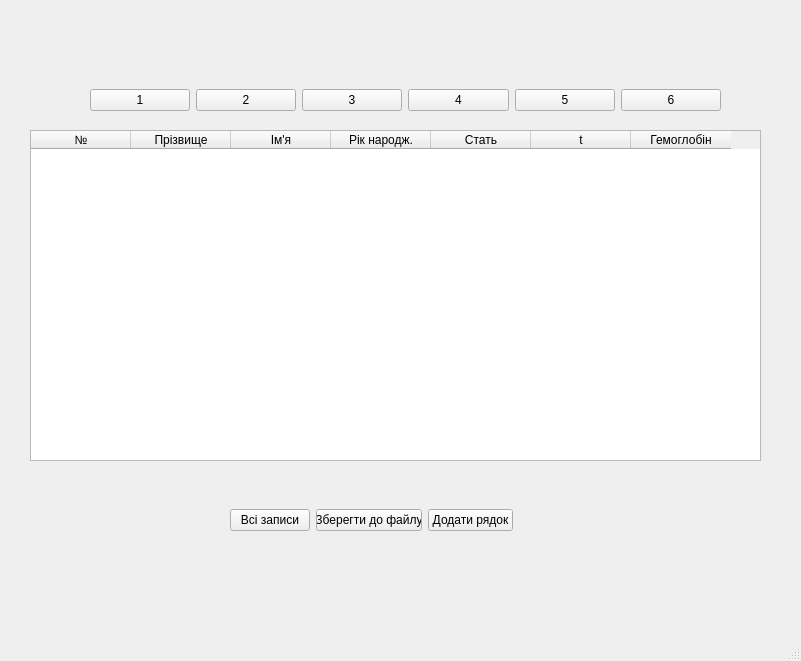
<?xml version="1.0" encoding="UTF-8"?>
<ui version="4.0">
 <class>MainWindow</class>
 <widget class="QMainWindow" name="MainWindow">
  <property name="geometry">
   <rect>
    <x>0</x>
    <y>0</y>
    <width>801</width>
    <height>661</height>
   </rect>
  </property>
  <property name="sizePolicy">
   <sizepolicy hsizetype="Preferred" vsizetype="Preferred">
    <horstretch>100</horstretch>
    <verstretch>0</verstretch>
   </sizepolicy>
  </property>
  <property name="windowTitle">
   <string>MainWindow</string>
  </property>
  <widget class="QWidget" name="centralwidget">
   <widget class="QTableWidget" name="tableWidget">
    <property name="enabled">
     <bool>true</bool>
    </property>
    <property name="geometry">
     <rect>
      <x>30</x>
      <y>130</y>
      <width>731</width>
      <height>331</height>
     </rect>
    </property>
    <property name="autoFillBackground">
     <bool>false</bool>
    </property>
    <property name="horizontalScrollBarPolicy">
     <enum>Qt::ScrollBarAlwaysOff</enum>
    </property>
    <property name="autoScroll">
     <bool>true</bool>
    </property>
    <property name="editTriggers">
     <set>QAbstractItemView::DoubleClicked|QAbstractItemView::EditKeyPressed</set>
    </property>
    <property name="tabKeyNavigation">
     <bool>true</bool>
    </property>
    <property name="showDropIndicator" stdset="0">
     <bool>true</bool>
    </property>
    <property name="selectionMode">
     <enum>QAbstractItemView::SingleSelection</enum>
    </property>
    <property name="showGrid">
     <bool>true</bool>
    </property>
    <property name="rowCount">
     <number>0</number>
    </property>
    <attribute name="horizontalHeaderVisible">
     <bool>true</bool>
    </attribute>
    <attribute name="verticalHeaderVisible">
     <bool>true</bool>
    </attribute>
    <column>
     <property name="text">
      <string>№</string>
     </property>
    </column>
    <column>
     <property name="text">
      <string>Прізвище</string>
     </property>
    </column>
    <column>
     <property name="text">
      <string>Ім'я</string>
     </property>
    </column>
    <column>
     <property name="text">
      <string>Рік народж.</string>
     </property>
    </column>
    <column>
     <property name="text">
      <string>Стать</string>
     </property>
    </column>
    <column>
     <property name="text">
      <string>t</string>
     </property>
    </column>
    <column>
     <property name="text">
      <string>Гемоглобін</string>
     </property>
    </column>
   </widget>
   <widget class="QLabel" name="label">
    <property name="geometry">
     <rect>
      <x>200</x>
      <y>40</y>
      <width>91</width>
      <height>16</height>
     </rect>
    </property>
    <property name="sizePolicy">
     <sizepolicy hsizetype="Preferred" vsizetype="Preferred">
      <horstretch>0</horstretch>
      <verstretch>0</verstretch>
     </sizepolicy>
    </property>
    <property name="palette">
     <palette>
      <active>
       <colorrole role="Button">
        <brush brushstyle="SolidPattern">
         <color alpha="255">
          <red>255</red>
          <green>255</green>
          <blue>255</blue>
         </color>
        </brush>
       </colorrole>
       <colorrole role="Midlight">
        <brush brushstyle="SolidPattern">
         <color alpha="255">
          <red>255</red>
          <green>255</green>
          <blue>255</blue>
         </color>
        </brush>
       </colorrole>
       <colorrole role="Dark">
        <brush brushstyle="SolidPattern">
         <color alpha="255">
          <red>127</red>
          <green>127</green>
          <blue>127</blue>
         </color>
        </brush>
       </colorrole>
       <colorrole role="Mid">
        <brush brushstyle="SolidPattern">
         <color alpha="255">
          <red>170</red>
          <green>170</green>
          <blue>170</blue>
         </color>
        </brush>
       </colorrole>
       <colorrole role="Window">
        <brush brushstyle="SolidPattern">
         <color alpha="255">
          <red>255</red>
          <green>255</green>
          <blue>255</blue>
         </color>
        </brush>
       </colorrole>
       <colorrole role="Shadow">
        <brush brushstyle="SolidPattern">
         <color alpha="255">
          <red>0</red>
          <green>0</green>
          <blue>0</blue>
         </color>
        </brush>
       </colorrole>
       <colorrole role="AlternateBase">
        <brush brushstyle="SolidPattern">
         <color alpha="255">
          <red>255</red>
          <green>255</green>
          <blue>255</blue>
         </color>
        </brush>
       </colorrole>
      </active>
      <inactive>
       <colorrole role="Button">
        <brush brushstyle="SolidPattern">
         <color alpha="255">
          <red>240</red>
          <green>240</green>
          <blue>240</blue>
         </color>
        </brush>
       </colorrole>
       <colorrole role="Midlight">
        <brush brushstyle="SolidPattern">
         <color alpha="255">
          <red>227</red>
          <green>227</green>
          <blue>227</blue>
         </color>
        </brush>
       </colorrole>
       <colorrole role="Dark">
        <brush brushstyle="SolidPattern">
         <color alpha="255">
          <red>160</red>
          <green>160</green>
          <blue>160</blue>
         </color>
        </brush>
       </colorrole>
       <colorrole role="Mid">
        <brush brushstyle="SolidPattern">
         <color alpha="255">
          <red>160</red>
          <green>160</green>
          <blue>160</blue>
         </color>
        </brush>
       </colorrole>
       <colorrole role="Window">
        <brush brushstyle="SolidPattern">
         <color alpha="255">
          <red>240</red>
          <green>240</green>
          <blue>240</blue>
         </color>
        </brush>
       </colorrole>
       <colorrole role="Shadow">
        <brush brushstyle="SolidPattern">
         <color alpha="255">
          <red>105</red>
          <green>105</green>
          <blue>105</blue>
         </color>
        </brush>
       </colorrole>
       <colorrole role="AlternateBase">
        <brush brushstyle="SolidPattern">
         <color alpha="255">
          <red>245</red>
          <green>245</green>
          <blue>245</blue>
         </color>
        </brush>
       </colorrole>
      </inactive>
      <disabled>
       <colorrole role="Button">
        <brush brushstyle="SolidPattern">
         <color alpha="255">
          <red>255</red>
          <green>255</green>
          <blue>255</blue>
         </color>
        </brush>
       </colorrole>
       <colorrole role="Midlight">
        <brush brushstyle="SolidPattern">
         <color alpha="255">
          <red>255</red>
          <green>255</green>
          <blue>255</blue>
         </color>
        </brush>
       </colorrole>
       <colorrole role="Dark">
        <brush brushstyle="SolidPattern">
         <color alpha="255">
          <red>127</red>
          <green>127</green>
          <blue>127</blue>
         </color>
        </brush>
       </colorrole>
       <colorrole role="Mid">
        <brush brushstyle="SolidPattern">
         <color alpha="255">
          <red>170</red>
          <green>170</green>
          <blue>170</blue>
         </color>
        </brush>
       </colorrole>
       <colorrole role="Window">
        <brush brushstyle="SolidPattern">
         <color alpha="255">
          <red>255</red>
          <green>255</green>
          <blue>255</blue>
         </color>
        </brush>
       </colorrole>
       <colorrole role="Shadow">
        <brush brushstyle="SolidPattern">
         <color alpha="255">
          <red>0</red>
          <green>0</green>
          <blue>0</blue>
         </color>
        </brush>
       </colorrole>
       <colorrole role="AlternateBase">
        <brush brushstyle="SolidPattern">
         <color alpha="255">
          <red>245</red>
          <green>245</green>
          <blue>245</blue>
         </color>
        </brush>
       </colorrole>
      </disabled>
     </palette>
    </property>
    <property name="text">
     <string/>
    </property>
   </widget>
   <widget class="QLabel" name="label_2">
    <property name="geometry">
     <rect>
      <x>300</x>
      <y>40</y>
      <width>281</width>
      <height>16</height>
     </rect>
    </property>
    <property name="sizePolicy">
     <sizepolicy hsizetype="Preferred" vsizetype="Preferred">
      <horstretch>0</horstretch>
      <verstretch>0</verstretch>
     </sizepolicy>
    </property>
    <property name="palette">
     <palette>
      <active>
       <colorrole role="Button">
        <brush brushstyle="SolidPattern">
         <color alpha="255">
          <red>255</red>
          <green>255</green>
          <blue>255</blue>
         </color>
        </brush>
       </colorrole>
       <colorrole role="Midlight">
        <brush brushstyle="SolidPattern">
         <color alpha="255">
          <red>255</red>
          <green>255</green>
          <blue>255</blue>
         </color>
        </brush>
       </colorrole>
       <colorrole role="Dark">
        <brush brushstyle="SolidPattern">
         <color alpha="255">
          <red>127</red>
          <green>127</green>
          <blue>127</blue>
         </color>
        </brush>
       </colorrole>
       <colorrole role="Mid">
        <brush brushstyle="SolidPattern">
         <color alpha="255">
          <red>170</red>
          <green>170</green>
          <blue>170</blue>
         </color>
        </brush>
       </colorrole>
       <colorrole role="Window">
        <brush brushstyle="SolidPattern">
         <color alpha="255">
          <red>255</red>
          <green>255</green>
          <blue>255</blue>
         </color>
        </brush>
       </colorrole>
       <colorrole role="Shadow">
        <brush brushstyle="SolidPattern">
         <color alpha="255">
          <red>0</red>
          <green>0</green>
          <blue>0</blue>
         </color>
        </brush>
       </colorrole>
       <colorrole role="AlternateBase">
        <brush brushstyle="SolidPattern">
         <color alpha="255">
          <red>255</red>
          <green>255</green>
          <blue>255</blue>
         </color>
        </brush>
       </colorrole>
      </active>
      <inactive>
       <colorrole role="Button">
        <brush brushstyle="SolidPattern">
         <color alpha="255">
          <red>240</red>
          <green>240</green>
          <blue>240</blue>
         </color>
        </brush>
       </colorrole>
       <colorrole role="Midlight">
        <brush brushstyle="SolidPattern">
         <color alpha="255">
          <red>227</red>
          <green>227</green>
          <blue>227</blue>
         </color>
        </brush>
       </colorrole>
       <colorrole role="Dark">
        <brush brushstyle="SolidPattern">
         <color alpha="255">
          <red>160</red>
          <green>160</green>
          <blue>160</blue>
         </color>
        </brush>
       </colorrole>
       <colorrole role="Mid">
        <brush brushstyle="SolidPattern">
         <color alpha="255">
          <red>160</red>
          <green>160</green>
          <blue>160</blue>
         </color>
        </brush>
       </colorrole>
       <colorrole role="Window">
        <brush brushstyle="SolidPattern">
         <color alpha="255">
          <red>240</red>
          <green>240</green>
          <blue>240</blue>
         </color>
        </brush>
       </colorrole>
       <colorrole role="Shadow">
        <brush brushstyle="SolidPattern">
         <color alpha="255">
          <red>105</red>
          <green>105</green>
          <blue>105</blue>
         </color>
        </brush>
       </colorrole>
       <colorrole role="AlternateBase">
        <brush brushstyle="SolidPattern">
         <color alpha="255">
          <red>245</red>
          <green>245</green>
          <blue>245</blue>
         </color>
        </brush>
       </colorrole>
      </inactive>
      <disabled>
       <colorrole role="Button">
        <brush brushstyle="SolidPattern">
         <color alpha="255">
          <red>255</red>
          <green>255</green>
          <blue>255</blue>
         </color>
        </brush>
       </colorrole>
       <colorrole role="Midlight">
        <brush brushstyle="SolidPattern">
         <color alpha="255">
          <red>255</red>
          <green>255</green>
          <blue>255</blue>
         </color>
        </brush>
       </colorrole>
       <colorrole role="Dark">
        <brush brushstyle="SolidPattern">
         <color alpha="255">
          <red>127</red>
          <green>127</green>
          <blue>127</blue>
         </color>
        </brush>
       </colorrole>
       <colorrole role="Mid">
        <brush brushstyle="SolidPattern">
         <color alpha="255">
          <red>170</red>
          <green>170</green>
          <blue>170</blue>
         </color>
        </brush>
       </colorrole>
       <colorrole role="Window">
        <brush brushstyle="SolidPattern">
         <color alpha="255">
          <red>255</red>
          <green>255</green>
          <blue>255</blue>
         </color>
        </brush>
       </colorrole>
       <colorrole role="Shadow">
        <brush brushstyle="SolidPattern">
         <color alpha="255">
          <red>0</red>
          <green>0</green>
          <blue>0</blue>
         </color>
        </brush>
       </colorrole>
       <colorrole role="AlternateBase">
        <brush brushstyle="SolidPattern">
         <color alpha="255">
          <red>245</red>
          <green>245</green>
          <blue>245</blue>
         </color>
        </brush>
       </colorrole>
      </disabled>
     </palette>
    </property>
    <property name="text">
     <string/>
    </property>
    <property name="wordWrap">
     <bool>false</bool>
    </property>
    <property name="textInteractionFlags">
     <set>Qt::LinksAccessibleByMouse</set>
    </property>
   </widget>
   <widget class="QLabel" name="label_3">
    <property name="geometry">
     <rect>
      <x>30</x>
      <y>470</y>
      <width>721</width>
      <height>20</height>
     </rect>
    </property>
    <property name="text">
     <string/>
    </property>
   </widget>
   <widget class="QWidget" name="horizontalLayoutWidget">
    <property name="geometry">
     <rect>
      <x>90</x>
      <y>60</y>
      <width>631</width>
      <height>80</height>
     </rect>
    </property>
    <layout class="QHBoxLayout" name="horizontalLayout">
     <item>
      <widget class="QPushButton" name="pushButton">
       <property name="text">
        <string>1</string>
       </property>
      </widget>
     </item>
     <item>
      <widget class="QPushButton" name="pushButton2">
       <property name="text">
        <string>2</string>
       </property>
      </widget>
     </item>
     <item>
      <widget class="QPushButton" name="pushButton3">
       <property name="text">
        <string>3</string>
       </property>
      </widget>
     </item>
     <item>
      <widget class="QPushButton" name="pushButton4">
       <property name="text">
        <string>4</string>
       </property>
      </widget>
     </item>
     <item>
      <widget class="QPushButton" name="SameName">
       <property name="text">
        <string>5</string>
       </property>
      </widget>
     </item>
     <item>
      <widget class="QPushButton" name="pushButton6">
       <property name="text">
        <string>6</string>
       </property>
      </widget>
     </item>
    </layout>
   </widget>
   <widget class="QWidget" name="horizontalLayoutWidget_2">
    <property name="geometry">
     <rect>
      <x>230</x>
      <y>480</y>
      <width>283</width>
      <height>80</height>
     </rect>
    </property>
    <layout class="QHBoxLayout" name="horizontalLayout_2">
     <item>
      <widget class="QPushButton" name="Main">
       <property name="text">
        <string>Всі записи</string>
       </property>
      </widget>
     </item>
     <item>
      <widget class="QPushButton" name="save">
       <property name="text">
        <string>Зберегти до файлу</string>
       </property>
      </widget>
     </item>
     <item>
      <widget class="QPushButton" name="add">
       <property name="text">
        <string>Додати рядок</string>
       </property>
      </widget>
     </item>
    </layout>
   </widget>
  </widget>
  <widget class="QMenuBar" name="menubar">
   <property name="geometry">
    <rect>
     <x>0</x>
     <y>0</y>
     <width>801</width>
     <height>22</height>
    </rect>
   </property>
  </widget>
  <widget class="QStatusBar" name="statusbar"/>
 </widget>
 <resources/>
 <connections>
  <connection>
   <sender>add</sender>
   <signal>clicked()</signal>
   <receiver>MainWindow</receiver>
   <slot>show()</slot>
   <hints>
    <hint type="sourcelabel">
     <x>449</x>
     <y>538</y>
    </hint>
    <hint type="destinationlabel">
     <x>580</x>
     <y>554</y>
    </hint>
   </hints>
  </connection>
  <connection>
   <sender>pushButton2</sender>
   <signal>clicked()</signal>
   <receiver>MainWindow</receiver>
   <slot>SelectWomenWithIncreasedGemoglobin()</slot>
   <hints>
    <hint type="sourcelabel">
     <x>277</x>
     <y>123</y>
    </hint>
    <hint type="destinationlabel">
     <x>180</x>
     <y>42</y>
    </hint>
   </hints>
  </connection>
  <connection>
   <sender>Main</sender>
   <signal>clicked()</signal>
   <receiver>MainWindow</receiver>
   <slot>LoadFromFile()</slot>
   <hints>
    <hint type="sourcelabel">
     <x>283</x>
     <y>541</y>
    </hint>
    <hint type="destinationlabel">
     <x>98</x>
     <y>520</y>
    </hint>
   </hints>
  </connection>
  <connection>
   <sender>pushButton3</sender>
   <signal>clicked()</signal>
   <receiver>MainWindow</receiver>
   <slot>YoungestMan()</slot>
   <hints>
    <hint type="sourcelabel">
     <x>348</x>
     <y>120</y>
    </hint>
    <hint type="destinationlabel">
     <x>466</x>
     <y>39</y>
    </hint>
   </hints>
  </connection>
  <connection>
   <sender>pushButton4</sender>
   <signal>clicked()</signal>
   <receiver>MainWindow</receiver>
   <slot>Old()</slot>
   <hints>
    <hint type="sourcelabel">
     <x>498</x>
     <y>117</y>
    </hint>
    <hint type="destinationlabel">
     <x>596</x>
     <y>73</y>
    </hint>
   </hints>
  </connection>
  <connection>
   <sender>SameName</sender>
   <signal>clicked()</signal>
   <receiver>MainWindow</receiver>
   <slot>SameName()</slot>
   <hints>
    <hint type="sourcelabel">
     <x>570</x>
     <y>119</y>
    </hint>
    <hint type="destinationlabel">
     <x>707</x>
     <y>40</y>
    </hint>
   </hints>
  </connection>
  <connection>
   <sender>pushButton6</sender>
   <signal>clicked()</signal>
   <receiver>MainWindow</receiver>
   <slot>greeting()</slot>
   <hints>
    <hint type="sourcelabel">
     <x>716</x>
     <y>121</y>
    </hint>
    <hint type="destinationlabel">
     <x>741</x>
     <y>88</y>
    </hint>
   </hints>
  </connection>
  <connection>
   <sender>pushButton</sender>
   <signal>clicked()</signal>
   <receiver>MainWindow</receiver>
   <slot>sort_click()</slot>
   <hints>
    <hint type="sourcelabel">
     <x>126</x>
     <y>117</y>
    </hint>
    <hint type="destinationlabel">
     <x>57</x>
     <y>94</y>
    </hint>
   </hints>
  </connection>
 </connections>
 <slots>
  <slot>SelectWomenWithIncreasedGemoglobin()</slot>
  <slot>LoadFromFile()</slot>
  <slot>YoungestMan()</slot>
  <slot>Old()</slot>
  <slot>SameName()</slot>
  <slot>greeting()</slot>
  <slot>merge_sort()</slot>
  <slot>sort_click()</slot>
 </slots>
</ui>
